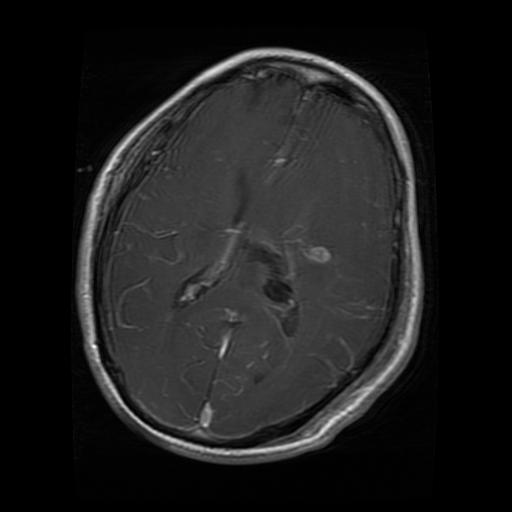
#> input picture glioma (1).jpg, 512 x 512 px
$ python -i pacs.py   (imports and definitions only)
#> lines starting #> are read from the running program, lines starting #| are printed output that depends on the picture; after the words box and inside, x2 and y2 are one past the last pixel; in counts of white or black regions, pixels touching at a corner belong together
#> further down, picture is the input picture: PIL image 512x512 L; min 0, max 254, mean 29.1
# pacs.py
# Clinical PACS (Picture Archiving and Communication System) Tools & MRI Sequence Engine
import cv2
import numpy as np
from PIL import Image, ImageEnhance, ImageOps
import hashlib
import time


# [32 lines left out: function adjust_window_level, not called in this run]


def simulate_mri_sequences(base_img: Image.Image) -> dict:
    """
    Synthesize multi-parametric clinical MRI sequences from a base scan:
    - T1-Weighted (Anatomical reference)
    - T1+Contrast / T1-Gd (Gadolinium enhancement highlighting active tumor core)
    - T2-Weighted (Fluid bright, CSF white)
    - FLAIR (Fluid Attenuated Inversion Recovery: CSF suppressed, edema bright)
    """
    img = base_img.convert("L")
    np_img = np.array(img, dtype=np.float32)

    # 1. T1 Native (Clean anatomical contrast)
    t1 = np.clip(np_img * 0.95 + 5, 0, 255).astype(np.uint8)

    # 2. T1 + Gadolinium Contrast (Hyperintense enhancement on high-density regions)
    t1_gd = np_img.copy()
    high_signal = t1_gd > 130
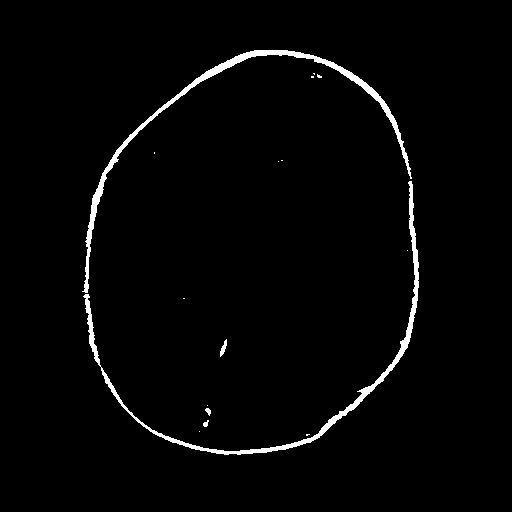
#> high_signal: shape (512, 512) bool; 2.2% white; 16 white regions (11 under 20 px), largest, box (x1, y1, x2, y2) and area: (83, 181, 419, 455) 2753, (82, 50, 412, 293) 2738, (220, 339, 227, 357) 59, (205, 408, 211, 416) 29, (203, 420, 209, 427) 26
    t1_gd[high_signal] = np.clip(t1_gd[high_signal] * 1.35, 0, 255)
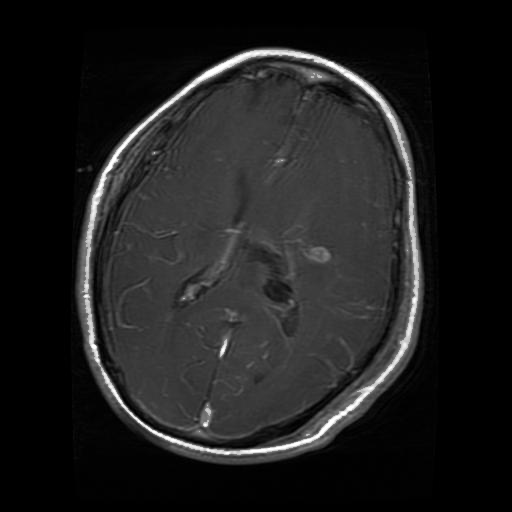
#> t1_gd: shape (512, 512) float32; min 0, max 255, mean 30.3
    t1_gd = np.clip(t1_gd, 0, 255).astype(np.uint8)

    # 3. T2-Weighted (Fluid and CSF signal intensified)
    t2 = cv2.GaussianBlur(np_img, (3, 3), 0)
    t2 = np.clip(t2 * 1.15 + 15, 0, 255).astype(np.uint8)
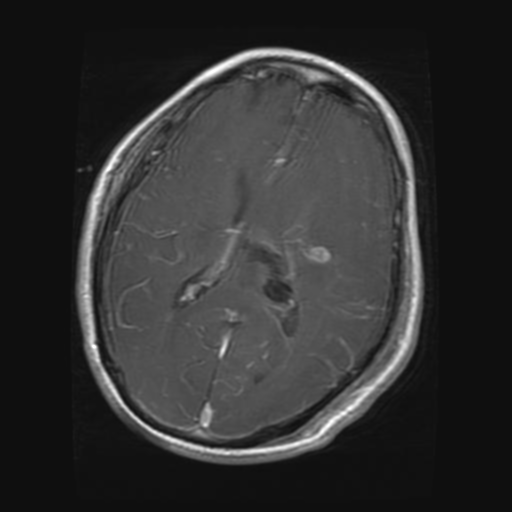
#> t2: shape (512, 512); min 15, max 255, mean 48.2

    # 4. FLAIR (CSF suppressed, peritumoral hyperintense edema highlighted)
    flair = np_img.copy()
    low_signal = flair < 55
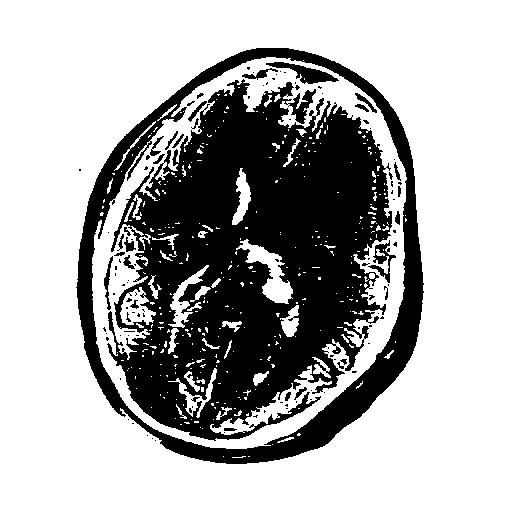
#> low_signal: shape (512, 512) bool; 68.2% white; 120 black regions (89 under 20 px), largest, box (x1, y1, x2, y2) and area: (107, 79, 392, 441) 61915, (76, 48, 424, 464) 18516, (266, 62, 339, 84) 610
    flair[low_signal] = flair[low_signal] * 0.35  # Suppress free fluid
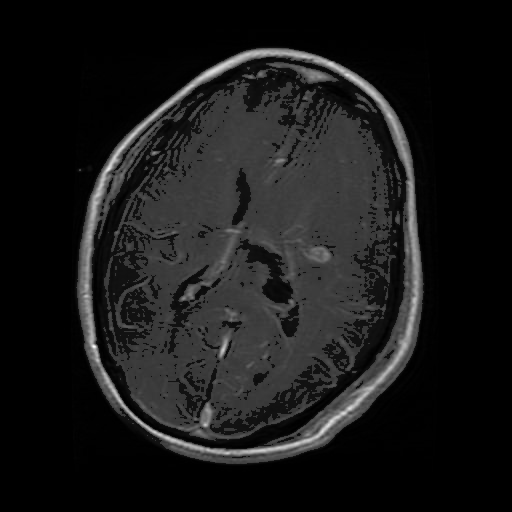
#> flair: shape (512, 512) float32; min 0, max 254, mean 25.2
    mid_high_signal = (flair >= 100) & (flair <= 210)
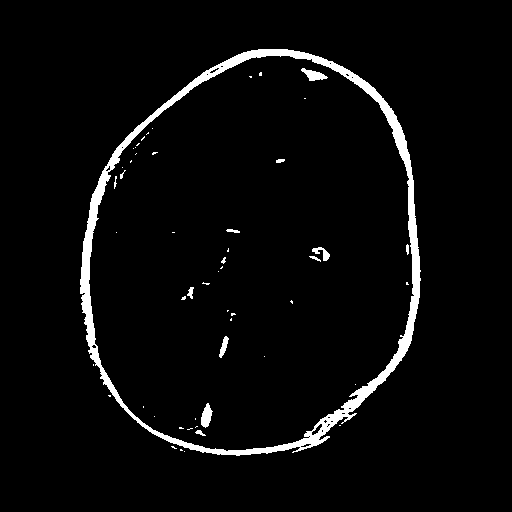
#> mid_high_signal: shape (512, 512) bool; 3.8% white; 53 white regions (39 under 20 px), largest, box (x1, y1, x2, y2) and area: (80, 49, 421, 456) 8833, (201, 403, 213, 428) 185, (301, 68, 328, 81) 179
    flair[mid_high_signal] = np.clip(flair[mid_high_signal] * 1.25, 0, 255)
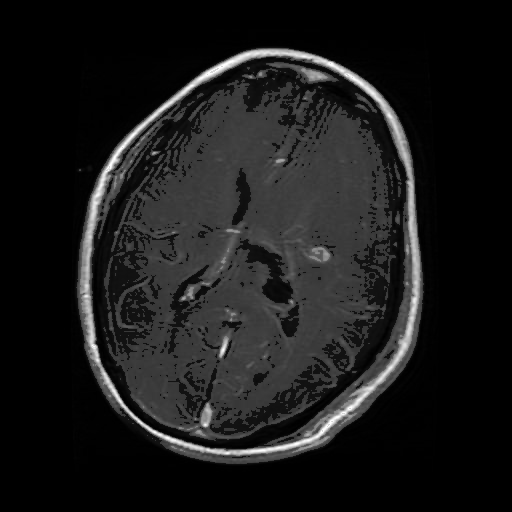
#> flair: shape (512, 512) float32; 3.76% of pixels changed, all inside (x1, y1, x2, y2) = (80, 49, 421, 456)
    flair = np.clip(flair, 0, 255).astype(np.uint8)

    return {
        "T1-Native": Image.fromarray(t1).convert("RGB"),
        "T1-Contrast (Gd)": Image.fromarray(t1_gd).convert("RGB"),
        "T2-Weighted": Image.fromarray(t2).convert("RGB"),
        "FLAIR (Fluid Attenuated)": Image.fromarray(flair).convert("RGB")
    }


# [92 lines left out: functions compute_recist_metrics, generate_dicom_telemetry, extract_tumor_contours, not called in this run]

>>> from PIL import Image
>>> picture = Image.open('../glioma (1).jpg')
>>> result = simulate_mri_sequences(picture)
#> result = 4 items

$ run again, on glioma.jpg
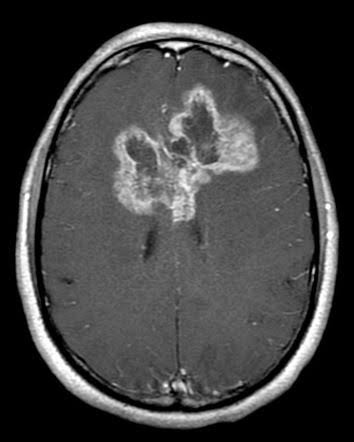
#> input picture glioma.jpg, 354 x 442 px
#> picture is the input picture: PIL image 354x442 RGB; min 0, max 255, mean 66
#> in simulate_mri_sequences, `high_signal = t1_gd > 130`:
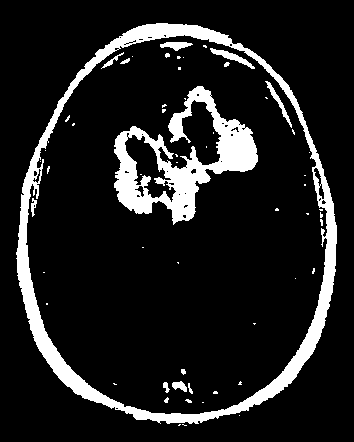
#> high_signal: shape (442, 354) bool; 12.4% white; 58 white regions (45 under 20 px), largest, box (x1, y1, x2, y2) and area: (16, 23, 337, 424) 11222, (114, 86, 258, 225) 6911, (210, 48, 255, 69) 247
#> low_signal: shape (442, 354) bool; 39.2% white; 72 white regions (59 under 20 px), largest, box (x1, y1, x2, y2) and area: (0, 0, 354, 442) 52323, (34, 37, 320, 413) 7837, (178, 45, 228, 66) 243
#> mid_high_signal: shape (442, 354) bool; 16% white; 380 white regions (341 under 20 px), largest, box (x1, y1, x2, y2) and area: (16, 23, 338, 427) 11026, (110, 83, 260, 233) 9841, (200, 44, 257, 72) 340
#> in simulate_mri_sequences, `flair[mid_high_signal] = np.clip(flair[mid_high_signal] * 1.25, 0, 255)`:
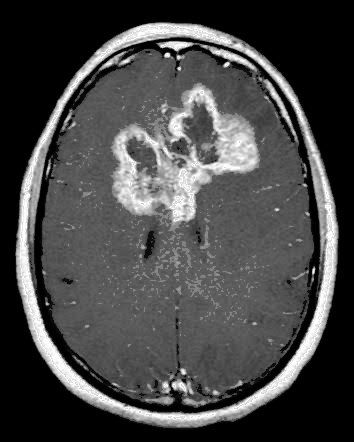
#> flair: shape (442, 354) float32; min 0, max 255, mean 70.9
#> result = 4 items

$ run again, on meningioma (1).jpg
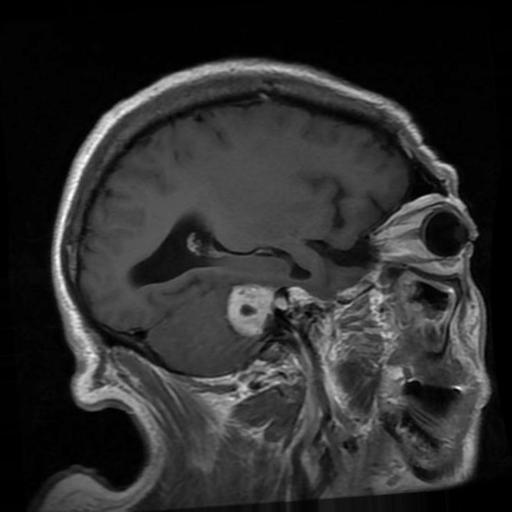
#> input picture meningioma (1).jpg, 512 x 512 px
#> picture is the input picture: PIL image 512x512 RGB; min 0, max 255, mean 45.4
#> in simulate_mri_sequences, `high_signal = t1_gd > 130`:
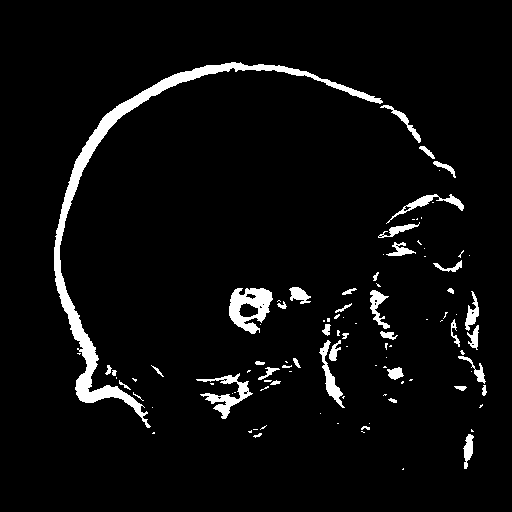
#> high_signal: shape (512, 512) bool; 4.7% white; 102 white regions (60 under 20 px), largest, box (x1, y1, x2, y2) and area: (54, 62, 383, 428) 5809, (229, 288, 273, 334) 1164, (196, 373, 253, 419) 760
#> low_signal: shape (512, 512) bool; 56% white; 75 black regions (61 under 20 px), largest, box (x1, y1, x2, y2) and area: (43, 58, 491, 512) 113852, (65, 243, 77, 282) 261, (187, 233, 201, 256) 167
#> mid_high_signal: shape (512, 512) bool; 9.6% white; 105 white regions (65 under 20 px), largest, box (x1, y1, x2, y2) and area: (52, 61, 457, 453) 8758, (450, 277, 490, 482) 2671, (192, 354, 306, 435) 2365
#> in simulate_mri_sequences, `flair[mid_high_signal] = np.clip(flair[mid_high_signal] * 1.25, 0, 255)`:
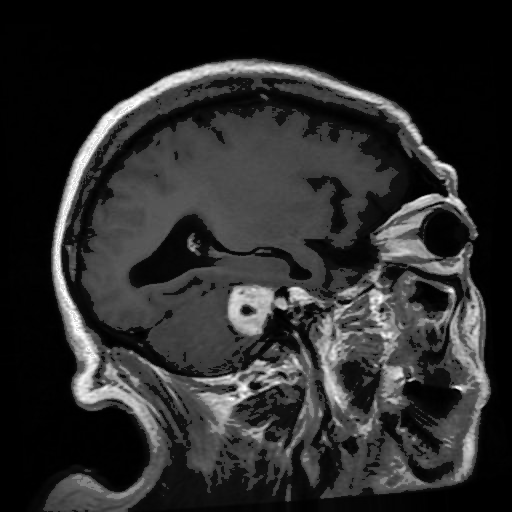
#> flair: shape (512, 512) float32; min 0, max 255, mean 43.6
#> result = 4 items
